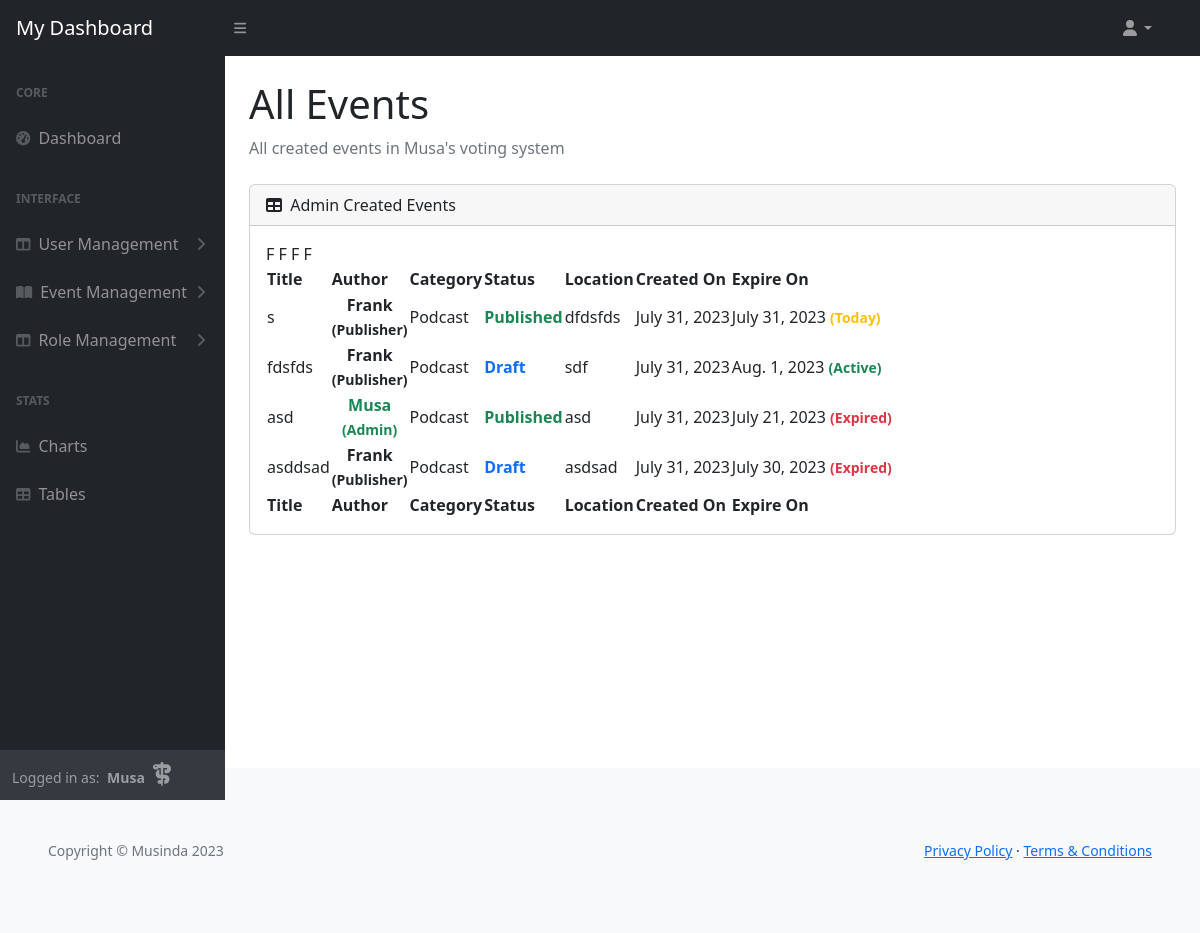
/office/all (signed in), run on the app's committed database.
### musa/models.py (models this page shows)
class UserProfile(AbstractUser):
    verified = models.BooleanField(default=False)
    role = models.IntegerField(choices=ROLES, default=0)
    user_card = models.ManyToManyField(
        'vote_management.VoteCard', through='vote_management.VoteRecord', related_name='user_cards')
    class Meta:
        ordering = ['username']
    def __str__(self):
        return self.username

### vote_management/models.py (models this page shows, shortened)
class VoteCard(models.Model):
    title = models.CharField(max_length=80, unique=True)
    slug = models.SlugField(max_length=200, unique=True)
    author = models.ForeignKey(
        'musa.UserProfile', on_delete=models.CASCADE, related_name="card_author")
    category = models.ForeignKey(
        Category, on_delete=models.CASCADE, related_name="categories")
    mission = models.CharField(max_length=80)
    location = models.CharField(max_length=80)
    description = models.TextField(max_length=400)
    expire = models.DateField()
    event_image = CloudinaryField('image', default='placeholder')
    vote_record = models.ManyToManyField('musa.UserProfile', through='VoteRecord',
                                         related_name='user_votes', blank=True)
    candidates = models.ManyToManyField('ElectedPerson', related_name='vote_cards',
                                        blank=True)
    status = models.IntegerField(choices=STATUS, default=0)
    excerpt = models.TextField(blank=True)
    created_on = models.DateField(auto_now_add=True)
    class Meta:
        ordering = ['-created_on']

class Category(models.Model):
    category_name = models.CharField(max_length=50, unique=True)
    class Meta:
        ordering = ['category_name']
        verbose_name_plural = "Categories"

### vote_management/views.py (the view)
# urls.py: path('office/all', AdminEventList.as_view(),
class AdminEventList(AdminRequiredMixin, AdminBaseListView):
    template_name = 'backend/admin-dashboard/all_events.html'
    context_object_name = 'admin_all_events'

### admin_profile/views.py (called while the page is built)
    def test_func(self):
        user_profile = self.request.user
        return user_profile and user_profile.role == 2

### vote_management/views.py (called while the page is built)
    def get_queryset(self):
        return VoteCard.objects.order_by('-created_on')

### templates/backend/admin-dashboard/all_events.html
{% extends "backend/admin-dashboard/base.html" %}
{% block content%}
<div id="layoutSidenav_content">
    <main>
        <div class="container-fluid p-4 pt-0">
            <h1 class="mt-4">All Events</h1>
            <ol class="breadcrumb mb-4">
                <li class="breadcrumb-item active">All created events in Musa's voting system</li>
            </ol>
            <div class="card mb-4">
                <div class="card-header">
                    <i class="fas fa-table me-1"></i>
                    Admin Created Events
                </div>
                <div class="card-body">
                    <table id="datatablesSimple">
                        <thead>
                            <tr>
                                <th>Title</th>
                                <th>Author</th>
                                <th>Category</th>
                                <th>Status</th>
                                <th>Location</th>
                                <th>Created On</th>
                                <th>Expire On</th>
                            </tr>
                        </thead>
                        <tfoot>
                            <tr>
                                <th>Title</th>
                                <th>Author</th>
                                <th>Category</th>
                                <th>Status</th>
                                <th>Location</th>
                                <th>Created On</th>
                                <th>Expire On</th>
                            </tr>
                        </tfoot>
                        <tbody>
                            {% for event in admin_all_events.all %}
                            <tr>
                                <td>{{ event.title }}</td>
                                {% if event.author.username == request.user.username %}
                                <td>
                                    <p class="text-success my-0 py-0 fw-semibold text-center">
                                        {{ event.author }}
                                        <small><br>({{ event.author.get_role_display }})</small>
                                    </p>
                                </td>
                                {% else %}
                                <td>
                                    <p class="my-0 py-0 fw-semibold text-center">
                                        {{ event.author }}
                                        <small><br>({{ event.author.get_role_display }})</small>
                                    </p>
                                </td>
                                {% endif %}
                                <td>{{ event.category.category_name }}</td>
                                {% if event.status == 1 %}
                                <td>
                                    <p class="text-success my-0 py-0 fw-semibold">
                                            {{ event.get_status_display }}
                                    </p>
                                </td>
                                {% elif event.status == 2%}
                                <td>
                                    <p class="text-danger my-0 py-0 fw-semibold">
                                            {{ event.get_status_display }}
                                    </p>
                                </td>
                                {% else %}
                                <td>
                                    <p class="text-primary my-0 py-0 fw-semibold">
                                            {{ event.get_status_display }}
                                    </p>
                                </td>
                                {% endif %}
                                <td>{{ event.location }}</td>
                                <td>{{ event.created_on }}</td>
                                {% if event.expire|date:"Y-m-d" == current_date %}
                                <td>{{ event.expire }}
                                    <small class="text-warning fw-semibold">(Today)</small>
                                </td>
                                {% elif event.expire|date:"Y-m-d" < current_date %}
                                <td>{{ event.expire }}
                                    <small class="text-danger fw-semibold">(Expired)</small>
                                </td>
                                {% else %}
                                <td>{{ event.expire }}
                                    <small class="text-success fw-semibold">(Active)</small>
                                </td>
                                {% endif %}F
                            </tr>
                            {% endfor %}
                        </tbody>
                    </table>
                </div>
            </div>
        </div>
    </main>
</div>
{% endblock %}

### templates/backend/admin-dashboard/base.html (shortened to what this page needs)
{% load static %}
{% now "Y-m-d" as current_date %}
<!DOCTYPE html>
<html lang="en">
<head>
    <link href="https://cdn.jsdelivr.net/npm/simple-datatables@7.1.2/dist/style.min.css" rel="stylesheet" />
    <link href="{% static 'admin/css/styles.css' %}" rel="stylesheet" />
</head>
<body class="sb-nav-fixed">
    <nav class="sb-topnav navbar navbar-expand navbar-dark bg-dark">
        <a class="navbar-brand ps-3" href="{% url 'admin_dashboard' %}">My Dashboard</a>
        <button class="btn btn-link btn-sm order-1 order-lg-0 me-4 me-lg-0" id="sidebarToggle" href="#!"><i
                class="fas fa-bars"></i></button>
        <div class="d-md-inline-block form-inline ms-auto me-0 me-md-3 my-2 my-md-0">
            <ul class="navbar-nav ms-auto ms-md-0 me-3 me-lg-4">
                <li class="nav-item dropdown">
                    <a class="nav-link dropdown-toggle" id="navbarDropdown" href="#" role="button"
                        data-bs-toggle="dropdown" aria-expanded="false"><i class="fas fa-user fa-fw"></i></a>
                </li>
            </ul>
        </div>
    </nav>
    <div id="layoutSidenav">
        <div id="layoutSidenav_nav">
            <nav class="sb-sidenav accordion sb-sidenav-dark" id="sidenavAccordion">
                <div class="sb-sidenav-menu">
                    <div class="nav">
                        <div class="sb-sidenav-menu-heading">Core</div>
                        <a class="nav-link" href="{% url 'admin_dashboard' %}">
                            <div class="sb-nav-link-icon"><i class="fas fa-tachometer-alt"></i></div>
                            Dashboard
                        </a>
                        <div class="sb-sidenav-menu-heading">Interface</div>
                        <a class="nav-link collapsed" href="#" data-bs-toggle="collapse"
                            data-bs-target="#collapseLayouts" aria-expanded="false" aria-controls="collapseLayouts">
                            <div class="sb-nav-link-icon"><i class="fas fa-columns"></i></div>
                            User Management
                            <div class="sb-sidenav-collapse-arrow"><i class="fas fa-angle-down"></i></div>
                        </a>
                        <a class="nav-link collapsed" href="#" data-bs-toggle="collapse" data-bs-target="#collapsePages"
                            aria-expanded="false" aria-controls="collapsePages">
                            <div class="sb-nav-link-icon"><i class="fas fa-book-open"></i></div>
                            Event Management
                            <div class="sb-sidenav-collapse-arrow"><i class="fas fa-angle-down"></i></div>
                        </a>
                        <a class="nav-link collapsed" href="#" data-bs-toggle="collapse" data-bs-target="#collapseRoles"
                            aria-expanded="false" aria-controls="collapseRoles">
                            <div class="sb-nav-link-icon"><i class="fas fa-columns"></i></div>
                            Role Management
                            <div class="sb-sidenav-collapse-arrow"><i class="fas fa-angle-down"></i></div>
                        </a>
                        <div class="sb-sidenav-menu-heading">Stats</div>
                        <a class="nav-link" href="charts.html">
                            <div class="sb-nav-link-icon"><i class="fas fa-chart-area"></i></div>
                            Charts
                        </a>
                        <a class="nav-link" href="tables.html">
                            <div class="sb-nav-link-icon"><i class="fas fa-table"></i></div>
                            Tables
                        </a>
                    </div>
                </div>
                <div class="sb-sidenav-footer">
                    <div class="small">Logged in as:
                        <span class="px-1"><strong>{{ request.user.username }}
                                {% if request.user.role == 2 %}
                                <i class="fa-solid fa-staff-snake px-1 fs-4 text"></i>
                                {% endif %}
                            </strong>
                        </span>
                    </div>
                </div>
            </nav>
        </div>
        {% block content %}
        {% endblock content %}
    </div>
    <footer class="py-4 bg-light mt-4">
        <div class="container-fluid p-5">
            <div class="d-flex align-items-center justify-content-between small">
                <div class="text-muted">Copyright &copy; Musinda 2023</div>
                <div>
                    <a href="#">Privacy Policy</a>
                    &middot;
                    <a href="#">Terms &amp; Conditions</a>
                </div>
            </div>
        </div>
    </footer>
</body>
</html>

### data on the page
UserProfile: user.username "Musa"
VoteCard: title "s", author "Frank", author.role "Publisher", category.category_name "Podcast", status "Published", location "dfdsfds", created_on "July 31, 2023", expire "July 31, 2023"
VoteCard: title "fdsfds", author "Frank", author.role "Publisher", category.category_name "Podcast", status "Draft", location "sdf", created_on "July 31, 2023", expire "Aug. 1, 2023"
VoteCard: title "asd", author "Musa", author.role "Admin", category.category_name "Podcast", status "Published", location "asd", created_on "July 31, 2023", expire "July 21, 2023"
VoteCard: title "asddsad", author "Frank", author.role "Publisher", category.category_name "Podcast", status "Draft", location "asdsad", created_on "July 31, 2023", expire "July 30, 2023"
